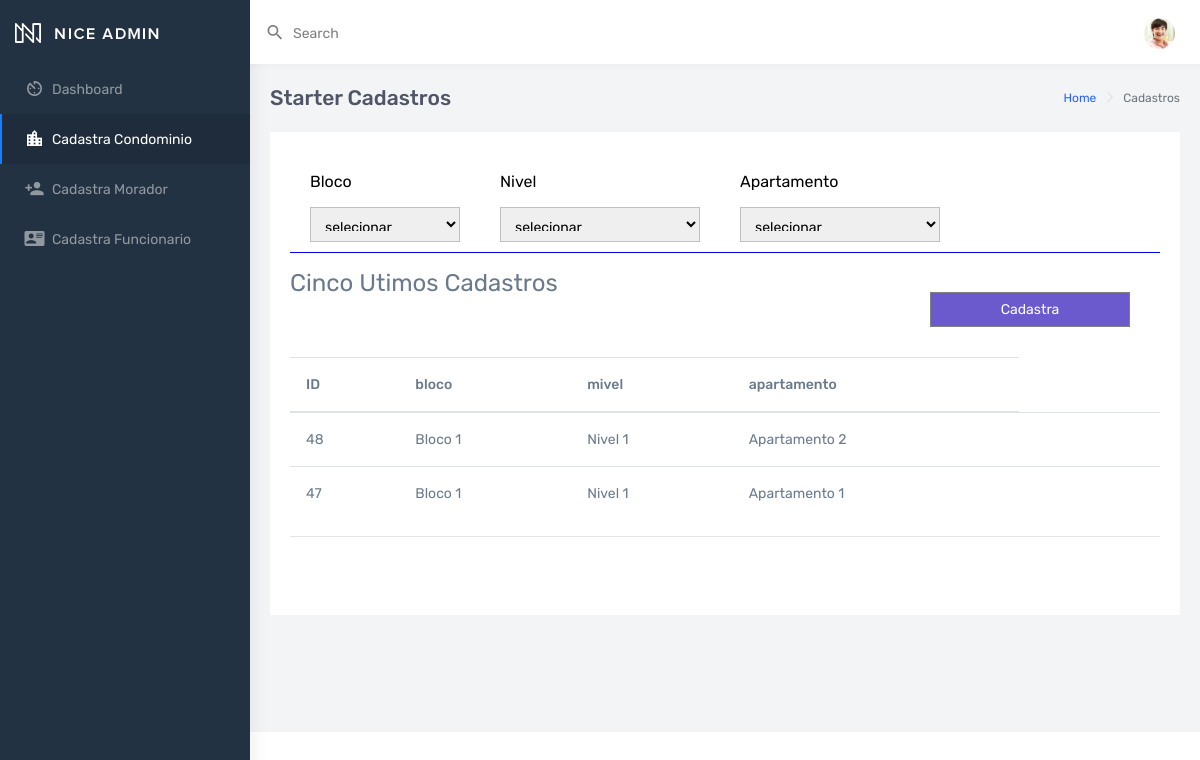
The app's page /nice-html/ltr/Cadastro.php, older data.
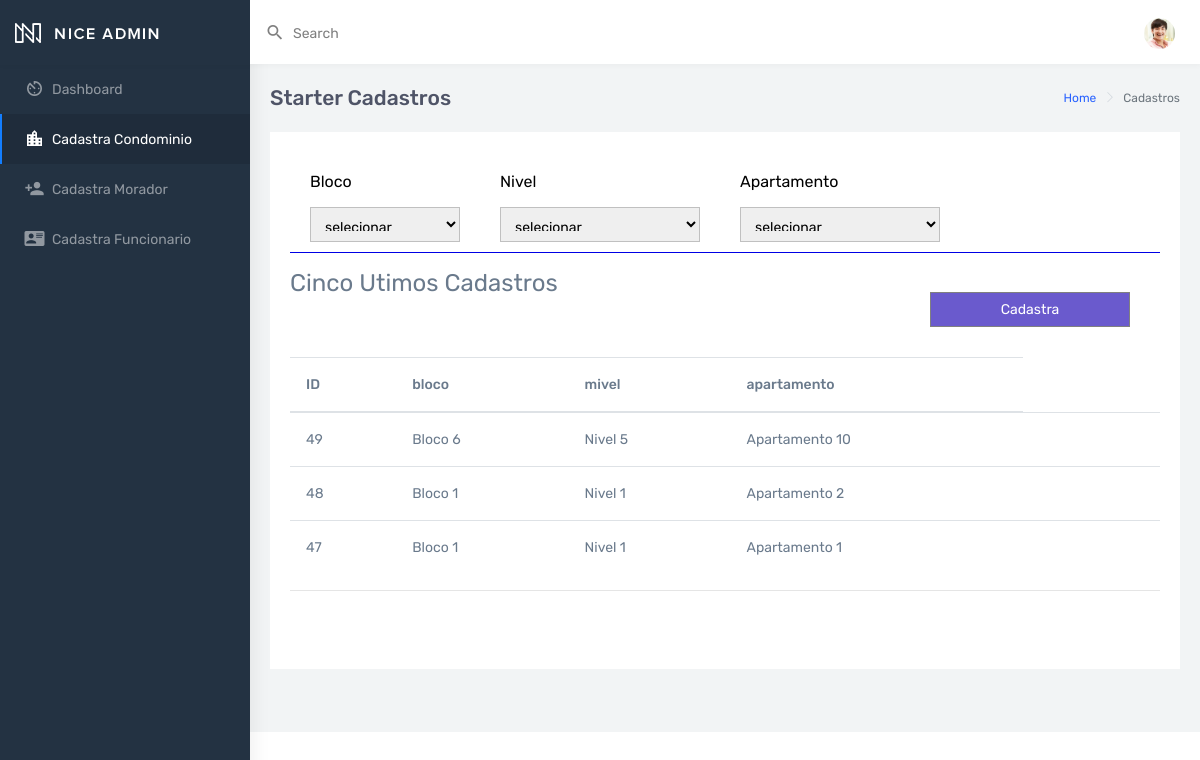
The same page, newer data.
### tables this page shows
CREATE TABLE IF NOT EXISTS `tb_estrutura_condominio` (
  `id` int(11) NOT NULL AUTO_INCREMENT,
  `bloco` varchar(100) NOT NULL,
  `nivel` varchar(100) NOT NULL,
  `apartamento` varchar(100) NOT NULL,
  PRIMARY KEY (`id`)
);

### model/Class.configue.php (called while the page is built, shortened)
<?php
class Validacao extends Conexao {
    public function listaDeuBlocos() {
        $pdo = parent::get_instace();
        $sql = "SELECT * FROM tb_estrutura_condominio Order by id desc limit 5";
        $sql = $pdo->prepare($sql);
        $sql->execute();
        if ($sql->rowCount() > 0) {
            return $sql->fetchAll();
        }
    }
}
?>

### nice-html/ltr/Cadastro.php (the view, shortened to what the changed rows need)
<!DOCTYPE html>
<html dir="ltr" lang="en">
<head>
    <link href="../../dist/css/style.css" rel="stylesheet">
    <link href="cssmanipulado.css" rel="stylesheet">
</head>
<body>
    <div id="main-wrapper" data-navbarbg="skin6" data-theme="light" data-layout="vertical" data-sidebartype="full" data-boxed-layout="full">
        <div class="page-wrapper">
            <div class="container-fluid">
                <div class="row">
                    <div class="col-12">
                        <form method="POST" action="../../controlle/controle_cadastros_apt.php">
                            <div class="card">
                                <div class="card-body">
                                    <br>
                                    <input type="Submit" name="Cadastra" value="Cadastra" class="btn_cadastra" style="width: 200px; float:right;margin: 30px;"> <br><br>
                                    <br>
                                    <?php
                                    include_once '../../model/Class.configue.php';
                                    $lista = new Validacao();
                                    ?>
                                    <br><br>
                                    <div class="table-responsive">
                                        <table class="table table-hover">
                                            <thead class="thead">
                                                <tr>
                                                    <th>ID</th>
                                                    <th>bloco</th>
                                                    <th>mivel</th>
                                                    <th>apartamento</th>
                                                </tr>
                                            </thead>
                                            <tbody>
                                                <?php foreach ($lista->listaDeuBlocos() as $lis) : ?>
                                                    <tr class="tr">
                                                        <td> <?php echo $lis['id'] ?></td>
                                                        <td> <?php echo $lis['bloco'] ?></td>
                                                        <td> <?php echo $lis['nivel'] ?></td>
                                                        <td> <?php echo $lis['apartamento'] ?></td>
                                                        <td style="text-align: center;">
                                                        </td>
                                                        <td style="text-align: center;">
                                                        </td>
                                                    </tr>
                                                <?php endforeach; ?>
                                            </tbody>
                                        </table>
                                        <hr><br><br>
                                    </div>
                                </div>
                            </div>
                    </div>
                </div>
            </div>
        </div>
    </div>
</body>
</html>

Row changes from the older to the newer data that the page shows:
added tb_estrutura_condominio: id "49", bloco "Bloco 6", nivel "Nivel 5", apartamento "Apartamento 10"
